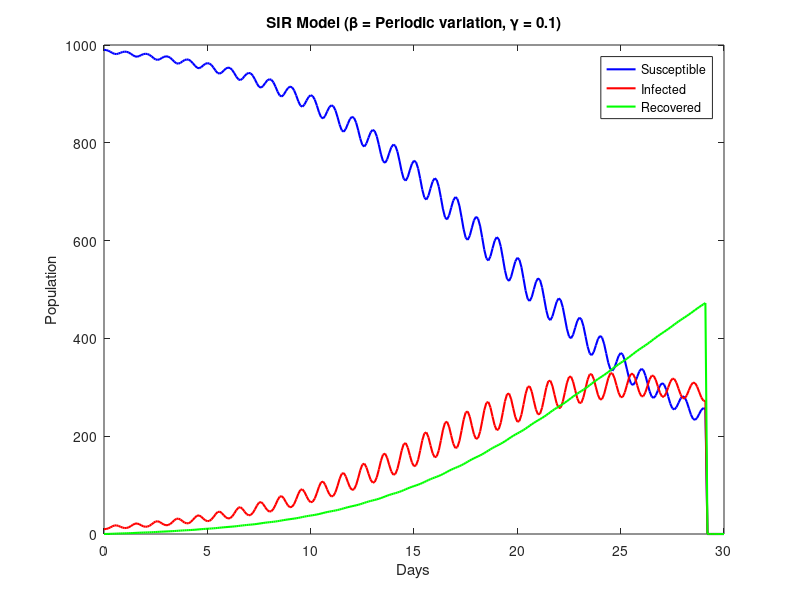

Write MATLAB code to recreate this figure.
%%Problem 4
% Parameters
Total_pop = 1000; % Total population
Sim_days = 30;   % Duration of the simulation in days
T_step = 0.1;       % Time step in days

% Initial conditions
S0 = 990; %initial suceptible
I0 = 10;  %initial infected
R0 = 0;   %initial recovered

%Trans rate and recovery rate
trans_rate = @ (x) (0.3*(1+5*sin(2*pi*x))); %transmission raten1
rec_rate = 0.1;   %recovery rate

% Initialize arrays for S, I, R values
susceptible = zeros(1, Sim_days/T_step  + 1);
infected = zeros(1, Sim_days/T_step + 1);
recovered = zeros(1, Sim_days/T_step + 1);

% Set initial values
susceptible(1) = S0;
infected(1) = I0;
recovered(1) = R0;

n = 1;

% Using 4th-order Runge-Kutta method
for t = 1:0.1:Sim_days
    % Calculate k1 values
    k1_s = -trans_rate(t) * susceptible(n) * infected(n) / Total_pop;
    k1_i = (trans_rate(t) * susceptible(n) * infected(n) / Total_pop) - rec_rate * infected(n);
    k1_r = rec_rate * infected(n);

    % Calculate k2 values
    k2_s = -trans_rate(t) * (susceptible(n) + 0.5 * T_step * k1_s) * (infected(n) + 0.5 * T_step * k1_i) / Total_pop;
    k2_i = (trans_rate(t) * (susceptible(n) + 0.5 * T_step * k1_s) * (infected(n) + 0.5 * T_step * k1_i) / Total_pop) ...
        - rec_rate * (infected(n) + 0.5 * T_step * k1_i);
    k2_r = rec_rate * (infected(n) + 0.5 * T_step * k1_i);

    % Calculate k3 values
    k3_s = -trans_rate(t) * (susceptible(n) + 0.5 * T_step * k2_s) * (infected(n) + 0.5 * T_step * k2_i) / Total_pop;
    k3_i = (trans_rate(t) * (susceptible(n) + 0.5 * T_step * k2_s) * (infected(n) + 0.5 * T_step * k2_i) / Total_pop) ...
        - rec_rate * (infected(n) + 0.5 * T_step * k2_i);
    k3_r = rec_rate * (infected(n) + 0.5 * T_step * k2_i);

    % Calculate k4 values
    k4_s = -trans_rate(t) * (susceptible(n) + T_step * k3_s) * (infected(n) + T_step * k3_i) / Total_pop;
    k4_i = (trans_rate(t) * (susceptible(n) + T_step * k3_s) * (infected(n) + T_step * k3_i) / Total_pop) ...
        - rec_rate * (infected(n) + T_step * k3_i);
    k4_r = rec_rate * (infected(n) + T_step * k3_i);

    % Update values using weighted average of k1, k2, k3, k4
    susceptible(n + 1) = susceptible(n) + (T_step / 6) * (k1_s + 2 * k2_s + 2 * k3_s + k4_s);
    infected(n + 1) = infected(n) + (T_step / 6) * (k1_i + 2 * k2_i + 2 * k3_i + k4_i);
    recovered(n + 1) = recovered(n) + (T_step / 6) * (k1_r + 2 * k2_r + 2 * k3_r + k4_r);

    n=n+1;
end

% Generate plot
figure;
plot(0:0.1:Sim_days, susceptible, 'b-', 'LineWidth', 1.5); hold on;
plot(0:0.1:Sim_days, infected, 'r-', 'LineWidth', 1.5);
plot(0:0.1:Sim_days, recovered, 'g-', 'LineWidth', 1.5);
hold off;
xlabel('Days');
ylabel('Population');
legend('Susceptible', 'Infected', 'Recovered');
title(['SIR Model (\beta = ', 'Periodic variation', ', \gamma = ', num2str(rec_rate), ')']);


% Fourier transform
susceptiblefft = fft(susceptible);
infectedfft = fft(infected);
recoveredfft = fft(recovered);

% Define frequency
T = Sim_days;
N = size(1:0.1:Sim_days)-1;
f = 1/T*(N/2);





